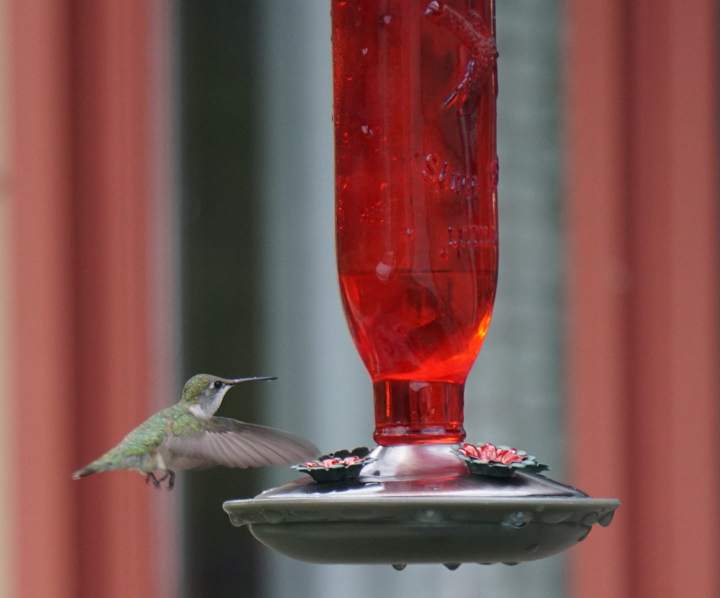
#> input picture cv_pillow_lab03/hummingbird.jpg, 1440 x 1195 px (shown at 1/2 size)
$ jupyter execute --allow-errors imageops_study01.ipynb
#> lines starting #> are read from the running program, lines starting #| are printed output that depends on the picture
[cell 1]
from PIL import Image, ImageOps

def autocontrast(image_path, output_path, cutoff=0, ignore=None):
#> called with image_path = 'hummingbird.jpg', output_path = 'autocontrast.jpg', cutoff = 0.5
    image = Image.open(image_path)
#> image is the input picture: PIL image 1440x1195 RGB; mean R, G, B 124.9, 81.9, 78.8
    converted_image = ImageOps.autocontrast(image,cutoff,ignore)
    converted_image.save(output_path)


if __name__ == "__main__":
    autocontrast("hummingbird.jpg", "autocontrast.jpg", cutoff=0.5)

[cell 2]
# colorize (gray scale의 이미지에 대해서 colorize 해줌)
from PIL import Image, ImageOps

def colorize(image_path, output_path, black, white):
#> called with image_path = 'hummingbird.jpg', output_path = 'colorize.jpg', black = 'green', white = 'white'
    image = Image.open(image_path).convert("L")
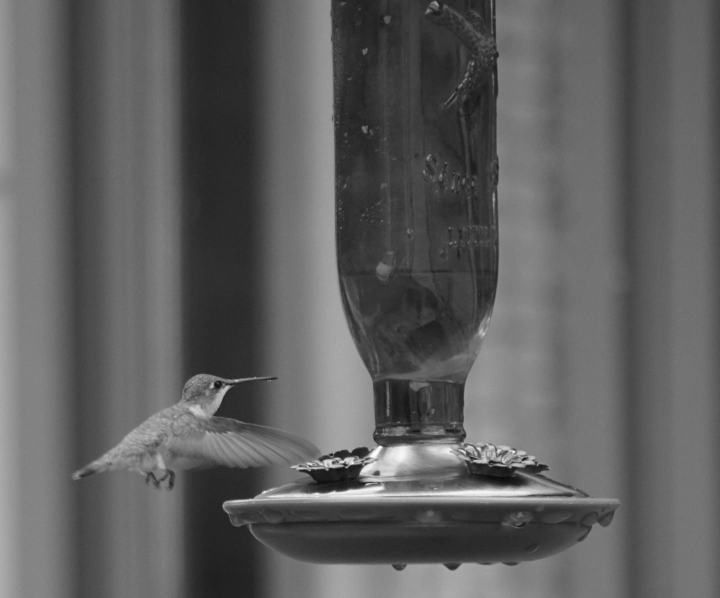
#> image: PIL image 1440x1195 L (shown at 1/2 size); min 10, max 255, mean 94.4
    converted_image = ImageOps.colorize(image,black,white)
    converted_image.save(output_path)


if __name__ == "__main__":
    colorize("hummingbird.jpg", "colorize.jpg", black="green", white="white")

[cell 3]
from PIL import Image, ImageOps

def pad(image_path, output_path, size):
#> called with image_path = 'hummingbird.jpg', output_path = 'hummingbird_padded.jpg', size = (1500, 1300)
    image = Image.open(image_path)
    converted_image = ImageOps.pad(image, size=size, color="red")
#> converted_image: PIL image 1500x1300 RGB
    converted_image.save(output_path)

if __name__ == "__main__":
    pad("hummingbird.jpg", "hummingbird_padded.jpg", size = (1500,1300))

[cell 4]
from PIL import Image, ImageOps

def expand(image_path, output_path, border, fill):
#> called with image_path = 'hummingbird.jpg', output_path = 'expand.jpg', border = 100, fill = 'red'
    image = Image.open(image_path)
    converted_image = ImageOps.expand(image, border, fill)
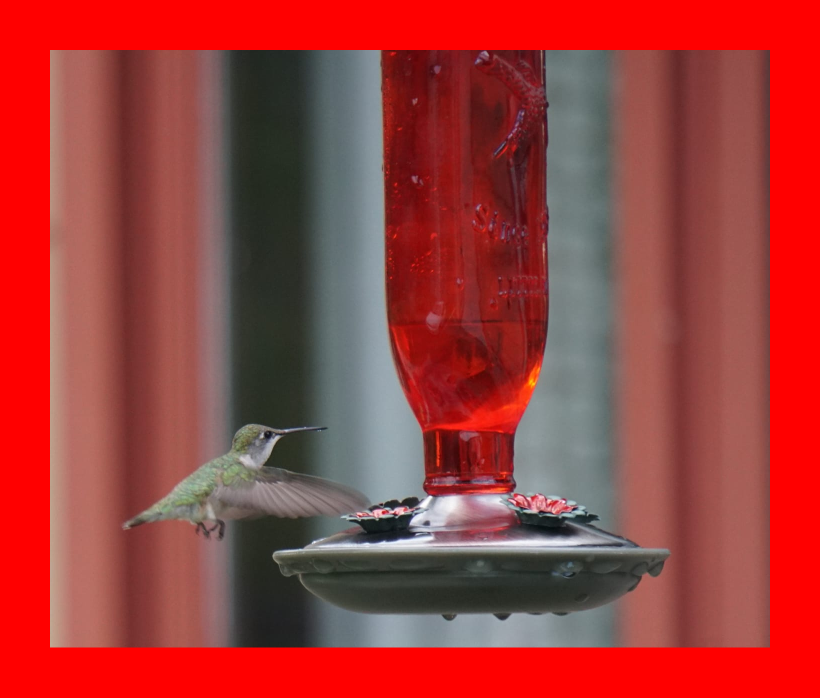
#> converted_image: PIL image 1640x1395 RGB (shown at 1/2 size); mean R, G, B 157.1, 61.6, 59.3
    converted_image.save(output_path)

if __name__ == "__main__":
    expand("hummingbird.jpg", "expand.jpg", border=100, fill="red")

[cell 5]
from PIL import Image, ImageOps

def crop(image_path, output_path, border):
#> called with image_path = 'hummingbird.jpg', output_path = 'crop.jpg', border = 100
    image = Image.open(image_path)
    converted_image = ImageOps.crop(image, border)
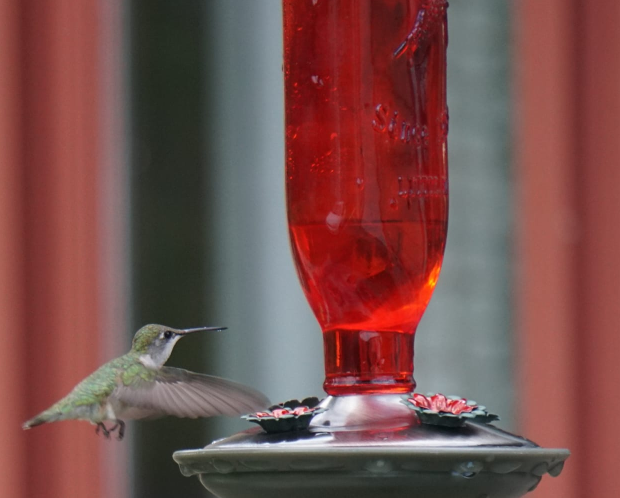
#> converted_image: PIL image 1240x995 RGB (shown at 1/2 size); mean R, G, B 119.7, 79, 76.5
    converted_image.save(output_path)

if __name__ == "__main__":
    crop("hummingbird.jpg", "crop.jpg", border=100)

[cell 6]
from PIL import Image, ImageOps

def scale(image_path, output_path, factor):
#> called with image_path = 'hummingbird.jpg', output_path = 'scaled.jpg', factor = 0.6
    image = Image.open(image_path)
    scale_image = ImageOps.scale(image, factor)
    scale_image.save(output_path)

if __name__ == "__main__":
    scale("hummingbird.jpg", "scaled.jpg", factor=0.6)

[cell 7]
# histogram
from PIL import Image, ImageOps

def equalize(image_path, output_path):
#> called with image_path = 'hummingbird.jpg', output_path = 'equalize.jpg'
    image = Image.open(image_path)
    equalize_image = ImageOps.equalize(image)
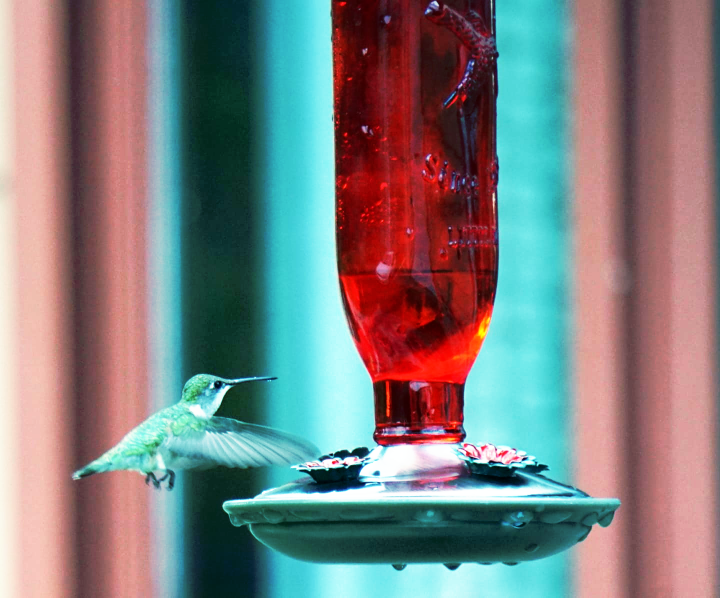
#> equalize_image: PIL image 1440x1195 RGB (shown at 1/2 size); mean R, G, B 126.5, 126.6, 126.6
    equalize_image.save(output_path)

if __name__ == "__main__":
    equalize("hummingbird.jpg", "equalize.jpg",)

[cell 8]
# fit() : crop()과 scale()이 합쳐진 것.
from PIL import Image, ImageOps

def fit(image_path, output_path, size, centering=(0.5,0.5)):
#> called with image_path = 'hummingbird.jpg', output_path = 'hm_fit.jpg', size = (400, 400), centering = (0.5, 0.5)
    image = Image.open(image_path)
    fit_image = ImageOps.fit(image, size, centering=centering)
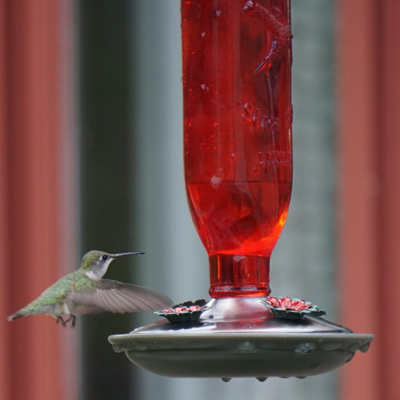
#> fit_image: PIL image 400x400 RGB; mean R, G, B 116.9, 79, 77
    fit_image.save(output_path)

if __name__ == "__main__":
    fit("hummingbird.jpg", "hm_fit.jpg", size=(400,400))

[cell 9]
from PIL import Image, ImageOps

def flip(image_path, output_path):
#> called with image_path = 'hummingbird.jpg', output_path = 'hm_flip.jpg'
    image = Image.open(image_path)
    flip_image = ImageOps.flip(image)
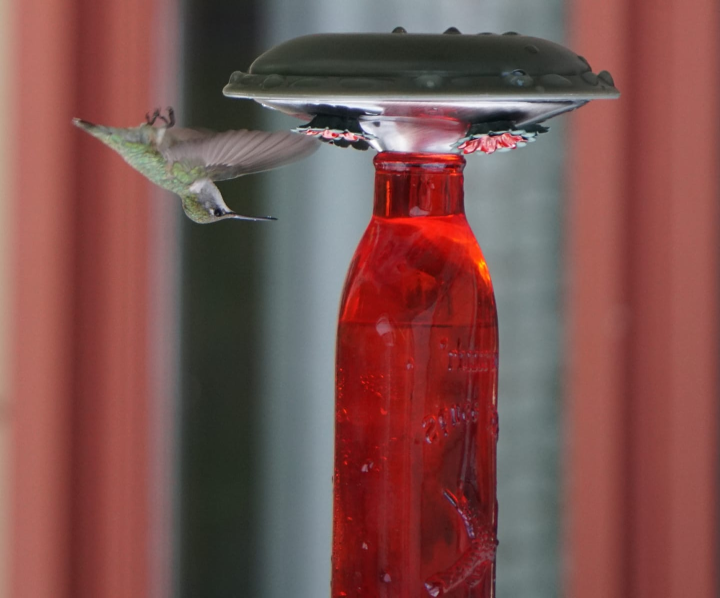
#> flip_image: PIL image 1440x1195 RGB (shown at 1/2 size); mean R, G, B 124.9, 81.9, 78.8
    flip_image.save(output_path)

if __name__ == "__main__":
    flip("hummingbird.jpg", "hm_flip.jpg")

[cell 10]
# flip : 위 아래 바꾸어주는 것
from PIL import Image, ImageOps

def flip(image_path, output_path):
    image = Image.open(image_path)
    flip_image = ImageOps.flip(image)
    flip_image.save(output_path)

if __name__ == "__main__":
    flip("hummingbird.jpg", "hm_flip.jpg")

[cell 11]
# mirror : 좌우를 바꾸어 주는것
from PIL import Image, ImageOps

def mirror(image_path, output_path):
#> called with image_path = 'hummingbird.jpg', output_path = 'hm_mirrored.jpg'
    image = Image.open(image_path)
    mirror_image = ImageOps.mirror(image)
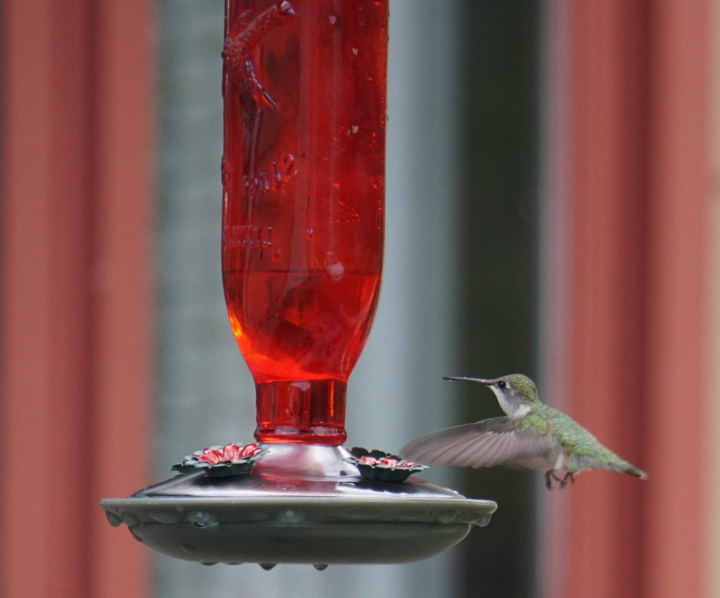
#> mirror_image: PIL image 1440x1195 RGB (shown at 1/2 size); mean R, G, B 124.9, 81.9, 78.8
    mirror_image.save(output_path)

if __name__ == "__main__":
    mirror("hummingbird.jpg", "hm_mirrored.jpg")

[cell 12]
# mirror : 좌우를 바꾸어 주는것
from PIL import Image, ImageOps

def mirror(image_path, output_path):
    image = Image.open(image_path)
    mirror_image = ImageOps.mirror(image)
    mirror_image.save(output_path)

if __name__ == "__main__":
    mirror("hummingbird.jpg", "hm_mirrored.jpg")

[cell 13]
from PIL import Image, ImageOps

def invert(image_path, output_path):
#> called with image_path = 'hummingbird.jpg', output_path = 'hm_inverted.jpg'
    image = Image.open(image_path)
    invert_image = ImageOps.invert(image)
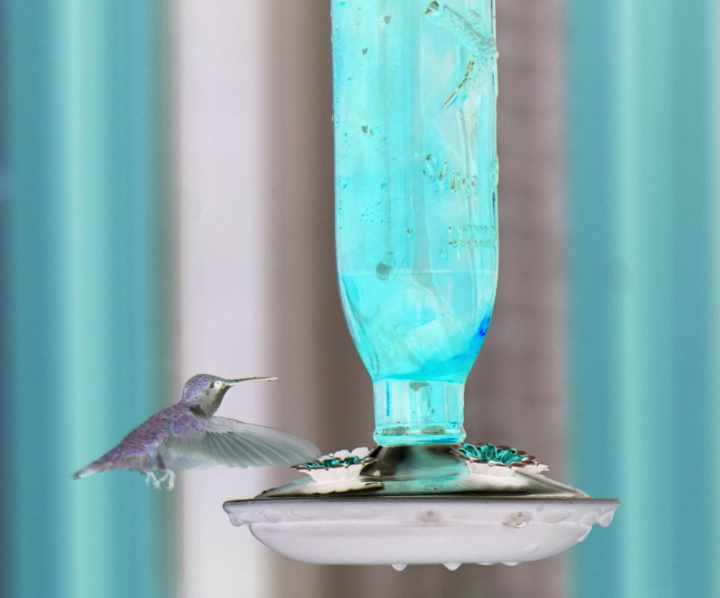
#> invert_image: PIL image 1440x1195 RGB (shown at 1/2 size); mean R, G, B 130.1, 173.1, 176.2
    invert_image.save(output_path)

if __name__ == "__main__":
    invert("hummingbird.jpg", "hm_inverted.jpg")

[cell 14]
from PIL import Image, ImageOps

def posterize(image_path, output_path, bits):
#> called with image_path = 'hummingbird.jpg', output_path = 'hm_posterize.jpg', bits = 2
    image = Image.open(image_path)
    posterize_image = ImageOps.posterize(image, bits=bits)
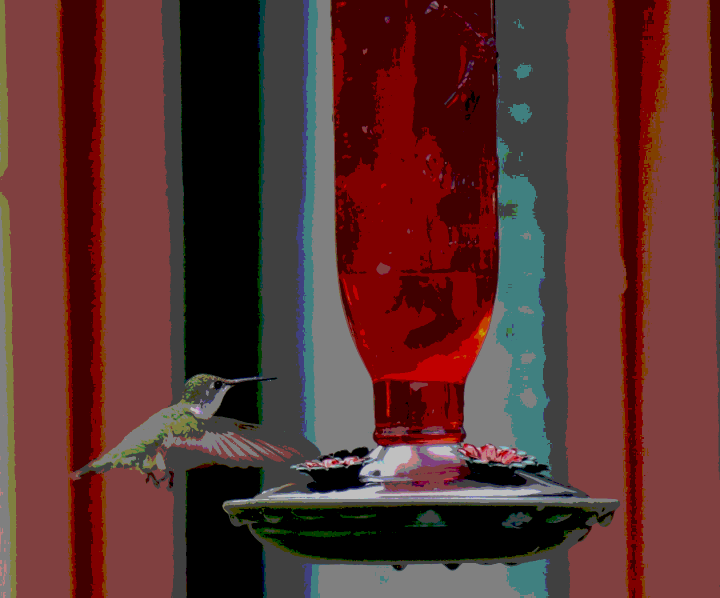
#> posterize_image: PIL image 1440x1195 RGB (shown at 1/2 size); mean R, G, B 91.1, 50.1, 48.1
    posterize_image.save(output_path)

if __name__ == "__main__":
    posterize("hummingbird.jpg", "hm_posterize.jpg", bits=2) # bits= 1~8

[cell 15]
#
from PIL import Image, ImageOps

def solarize(image_path, output_path, threshold=128):
#> called with image_path = 'hummingbird.jpg', output_path = 'hm_solarize.jpg', threshold = 128
    image = Image.open(image_path)
    solarize_image = ImageOps.solarize(image, threshold=threshold)
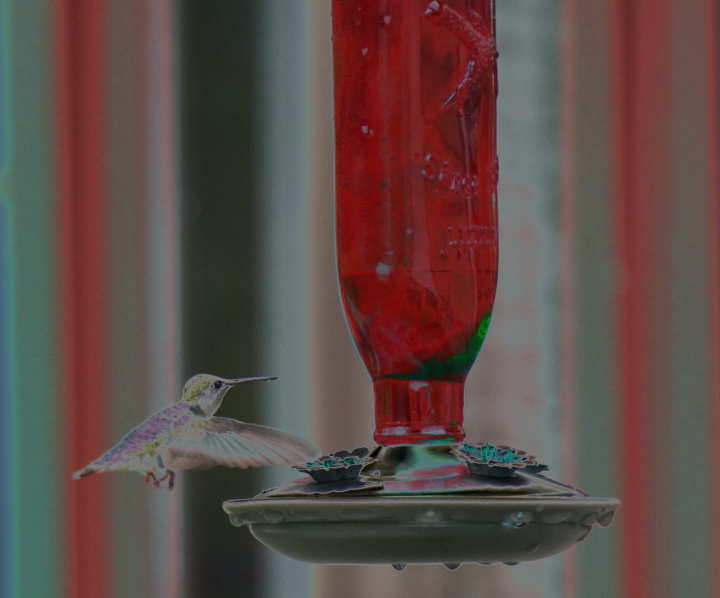
#> solarize_image: PIL image 1440x1195 RGB (shown at 1/2 size); mean R, G, B 94.2, 75.7, 72
    solarize_image.save(output_path)

if __name__ == "__main__":
    solarize("hummingbird.jpg", "hm_solarize.jpg")

[cell 16]
#
from PIL import Image, ImageOps

def exif_transpose(image_path, output_path, threshold=250):
    image = Image.open(image_path)

    exif = image.getexif()
    orientaion = exif.get(0x0112)
    print(f"Orientation = {orientaion}")

    exif_transpose_image = ImageOps.exif_transpose(image)
    exif_transpose_image.save(output_path)

#> (the rest of this cell did not finish here and is left out)
